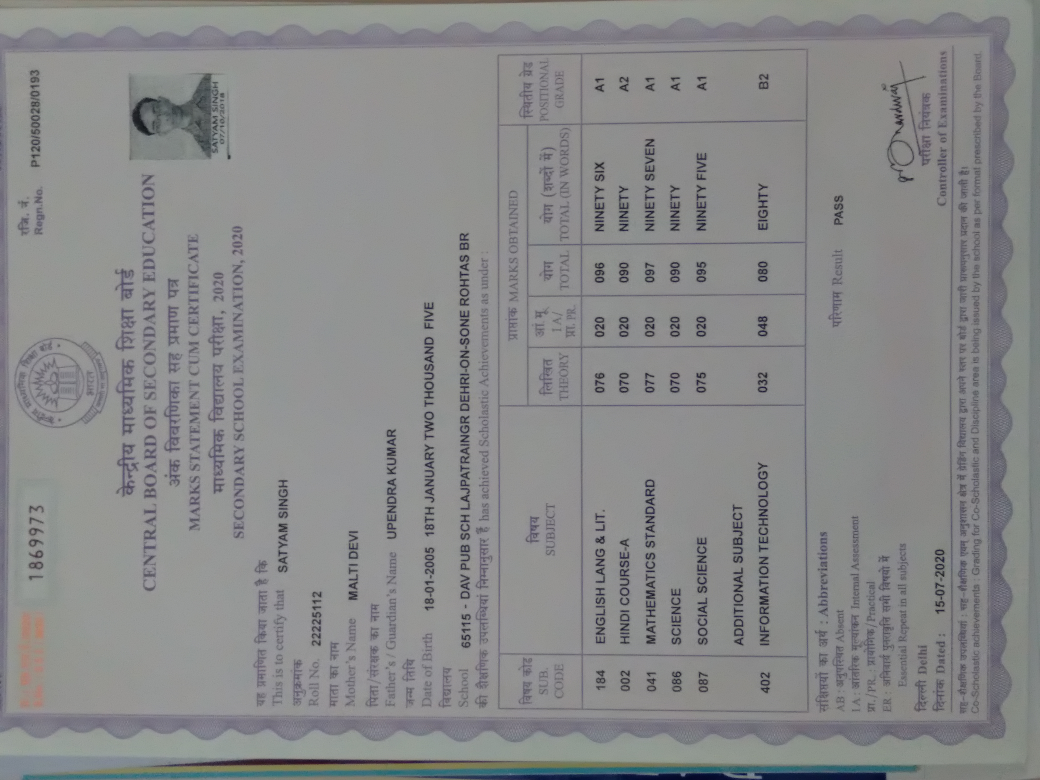
#> input picture backend/files_collection/Image Files/10TH MARKSHEET.jpg, 4160 x 3120 px (shown at 1/4 size)
$ python -i image_extractor.py   (imports and definitions only)
#> lines starting #> are read from the running program, lines starting #| are printed output that depends on the picture
#> in extract_image, img is the input picture: PIL image 4160x3120 RGB; mean R, G, B 136.2, 137, 137.5
import pytesseract
from PIL import Image, ImageEnhance, ImageFilter
import os

pytesseract.pytesseract.tesseract_cmd = r"C:\Program Files\Tesseract-OCR\tesseract.exe"

def enhance_image(img):
    """Enhance image quality for better OCR"""

    # Convert to grayscale
    img = img.convert("L")
#> img: PIL image 4160x3120 L

    # Increase size for better OCR (2x upscale)
    width, height = img.size
#> width = 4160; height = 3120
    img = img.resize((width * 2, height * 2), Image.LANCZOS)
#> img: PIL image 8320x6240 L

    # Increase contrast
    enhancer = ImageEnhance.Contrast(img)
    img = enhancer.enhance(2.0)
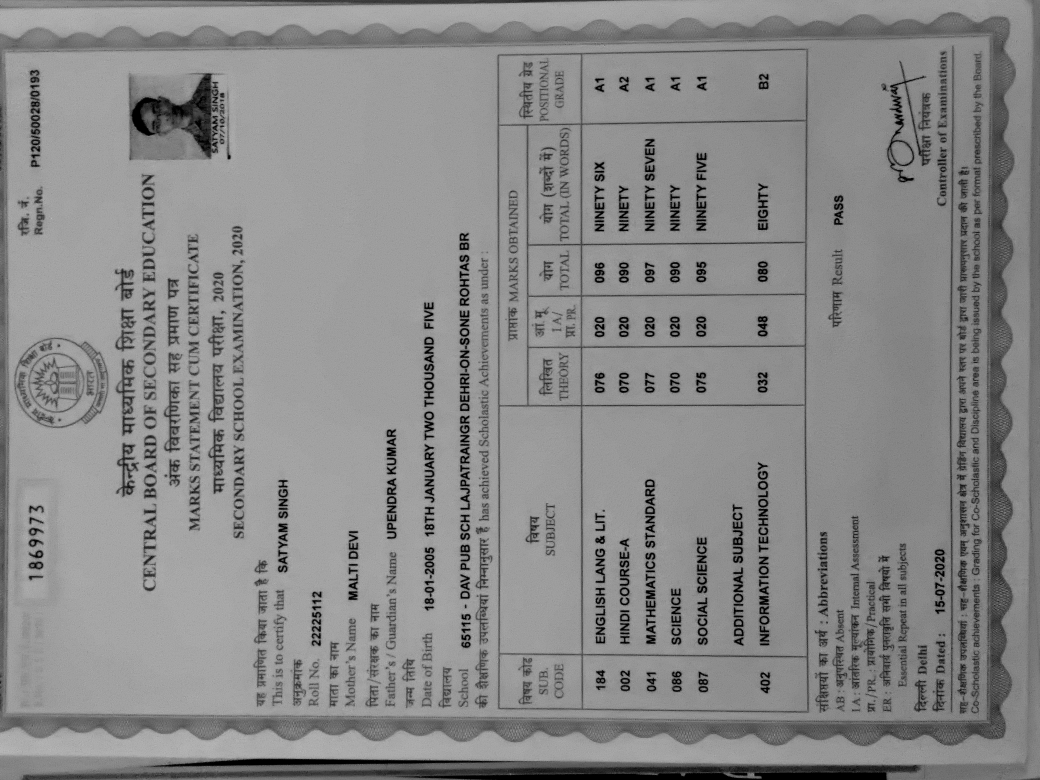
#> img: PIL image 8320x6240 L (shown at 1/8 size); min 0, max 233, mean 137.3

    #  Increase sharpness
    enhancer = ImageEnhance.Sharpness(img)
    img = enhancer.enhance(2.0)

    # Remove noise
    img = img.filter(ImageFilter.MedianFilter(size=3))

    return img

def try_all_rotations(img):
    """Try all rotations and return best result"""
    best_text = ""
    best_len = 0

    for angle in [0, 90, 180, 270]:
        rotated = img.rotate(angle, expand=True)
        try:
            # Use better OCR config
            config = "--oem 3 --psm 6"
            text = pytesseract.image_to_string(rotated, config=config)
            if len(text.strip()) > best_len:
                best_text = text
                best_len = len(text.strip())
        except:
            continue
#> after the loop, best_len = 0; best_text = ''

    return best_text

def extract_image(file_path):
    try:
        img = Image.open(file_path)

        # Try with enhancement first
        enhanced = enhance_image(img)
        text = try_all_rotations(enhanced)

        # If still poor, try original without enhancement
        if len(text.strip()) < 50:
            text = try_all_rotations(img.convert("L"))

        # if len(text.strip()) < 10:
            print(f"Low text extracted: {file_path}")
            return ""

        # print(f"Image extracted: {len(text)} chars")
        return text

    except Exception as e:
        print(f"Image extraction error: {e}")
        return ""

#> (the run stopped early here; a loop or call above may not have finished)
